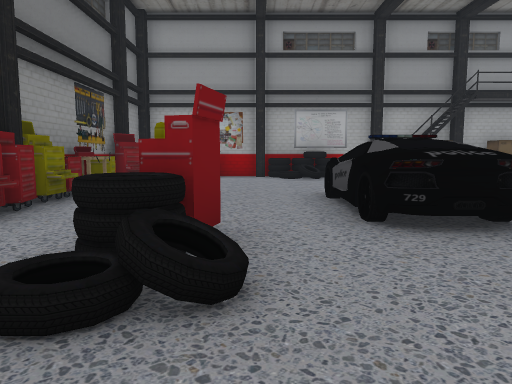
View 1 (above)

12 first-person views from a walk through a Unity game level. The camera is 1.3 m above the floor, tilts 6° down and sees 70° across. Doors are open. The floor is counted in squares, 2 m on a side. Each view is taken from the middle of a square. On the plan, view 1 faces up. The plan holds only what a view shows up to about 11 squares ahead; the rest is blank.

View 2
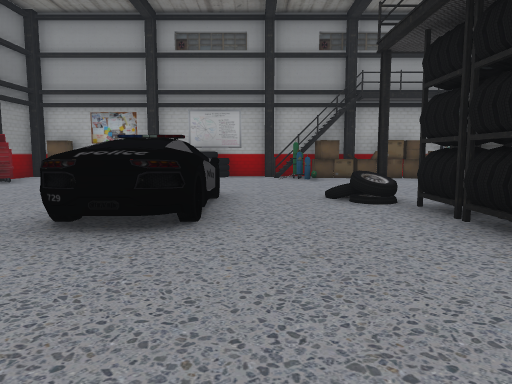

View 3
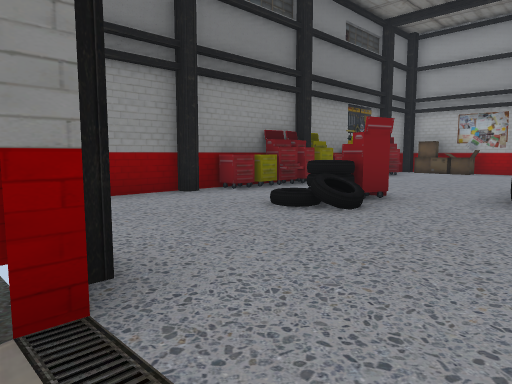

View 4
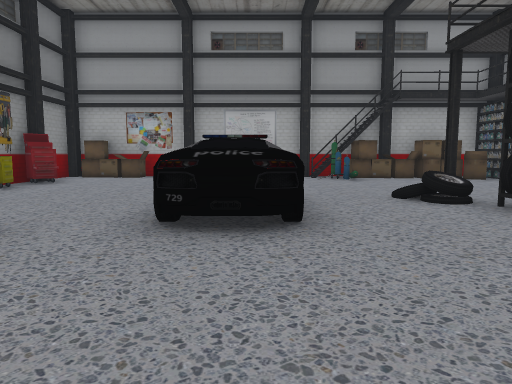

View 5
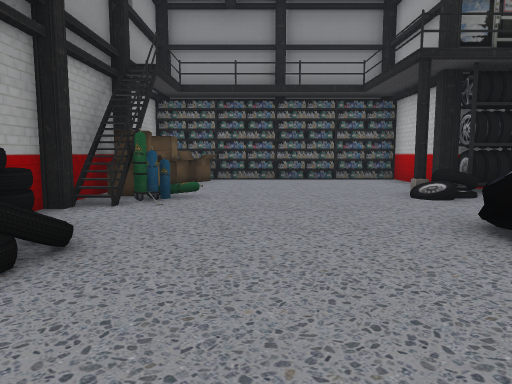

View 6
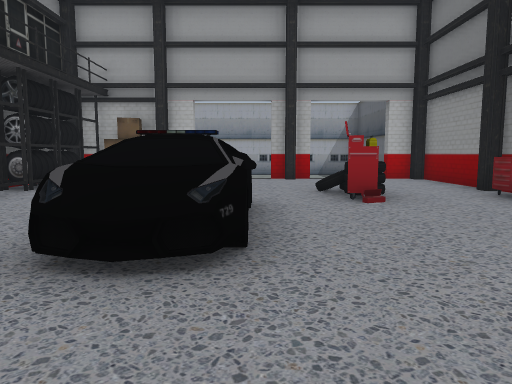

View 7
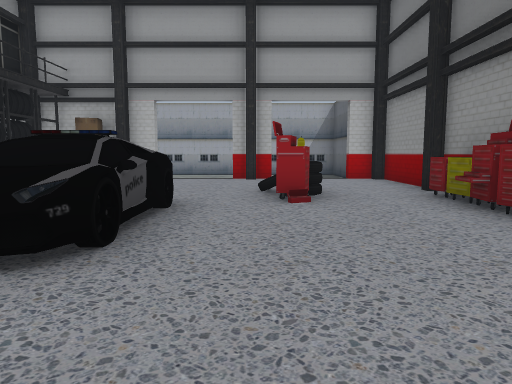

View 8
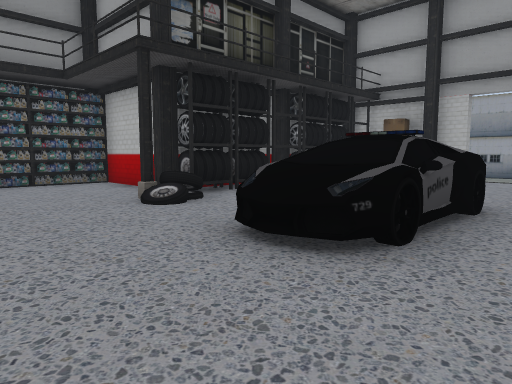

View 9
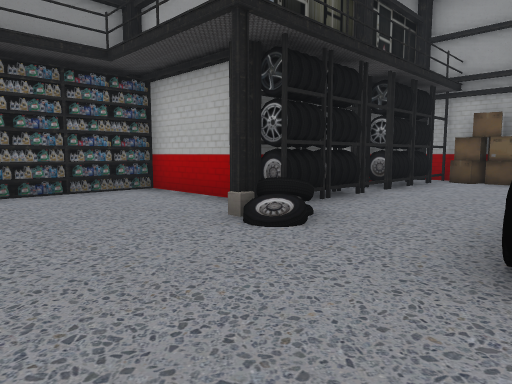

View 10
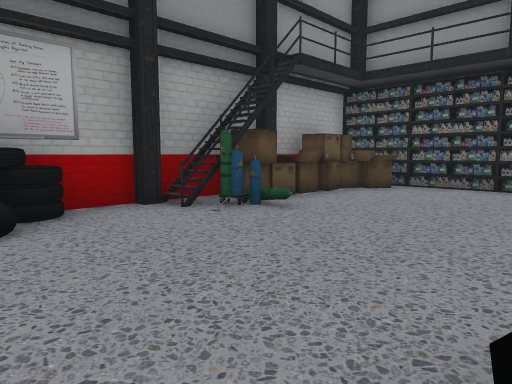

View 11
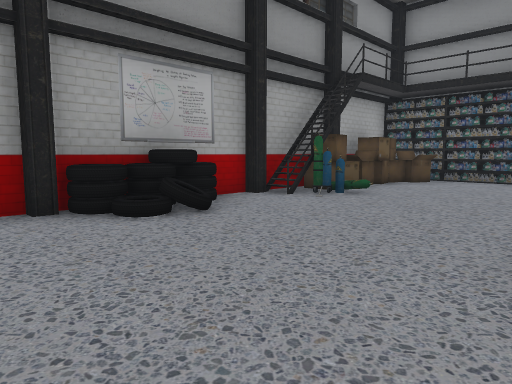

View 12
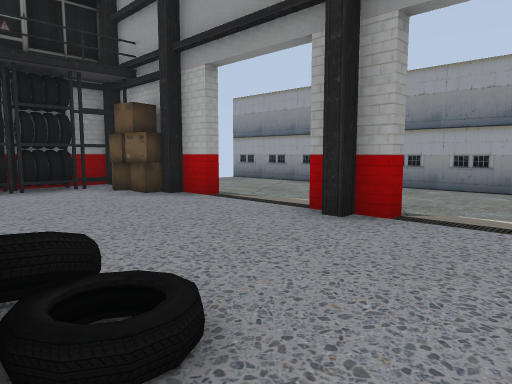

### Floor plan
Key: @ floor where view 1 was taken; # wall or solid block; . main floor; - floor 0.5 m lower than the main floor; / step, stairs or slope; D open door; W wheel; H whiteboard; S shelf; C car; B box; T tank.
Columns run from 4 left of view 1 to 9 right of it. Each row starts with its distance up from view 1.
 11 ##############
 10 #.BB.WH.T/BBB#
  9 #.......T...B#
  8 ##...........#
  7  #S.........S#
  6  #....C.....S#
  5  #...CC..W...#
  4  #...CC..#####
  3 ##....C..##
  2 #..W#....#
  1 ##.......#
  0 #...@....##
 -1 ##DD#DD#B##
 -2   ..-..-
 -3    /- /--
 -4    -------
 -5    --- ---
 -6    ---  --
 -7     --

Where each view was taken, in squares from view 1:
view 1: 0 up, 0 right, facing up
view 2: 0 up, 3 right, facing up
view 3: 2 down, 2 right, facing up-left
view 4: 0 up, 2 right, facing up
view 5: 8 up, 1 left, facing right
view 6: 8 up, 1 right, facing down
view 7: 8 up, 0 right, facing down
view 8: 8 up, 0 right, facing down-right
view 9: 8 up, 2 right, facing down-right
view 10: 6 up, 1 right, facing up-right
view 11: 6 up, 1 left, facing up-right
view 12: 2 up, 2 left, facing down-right
